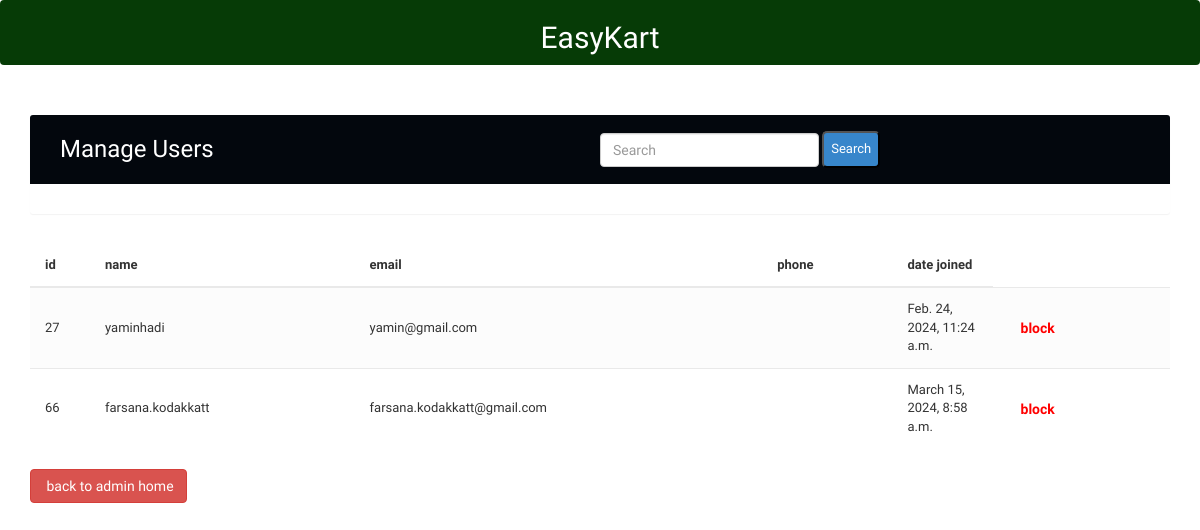
Before: /adminoperations/usermanage/ (signed in) with the older database file.
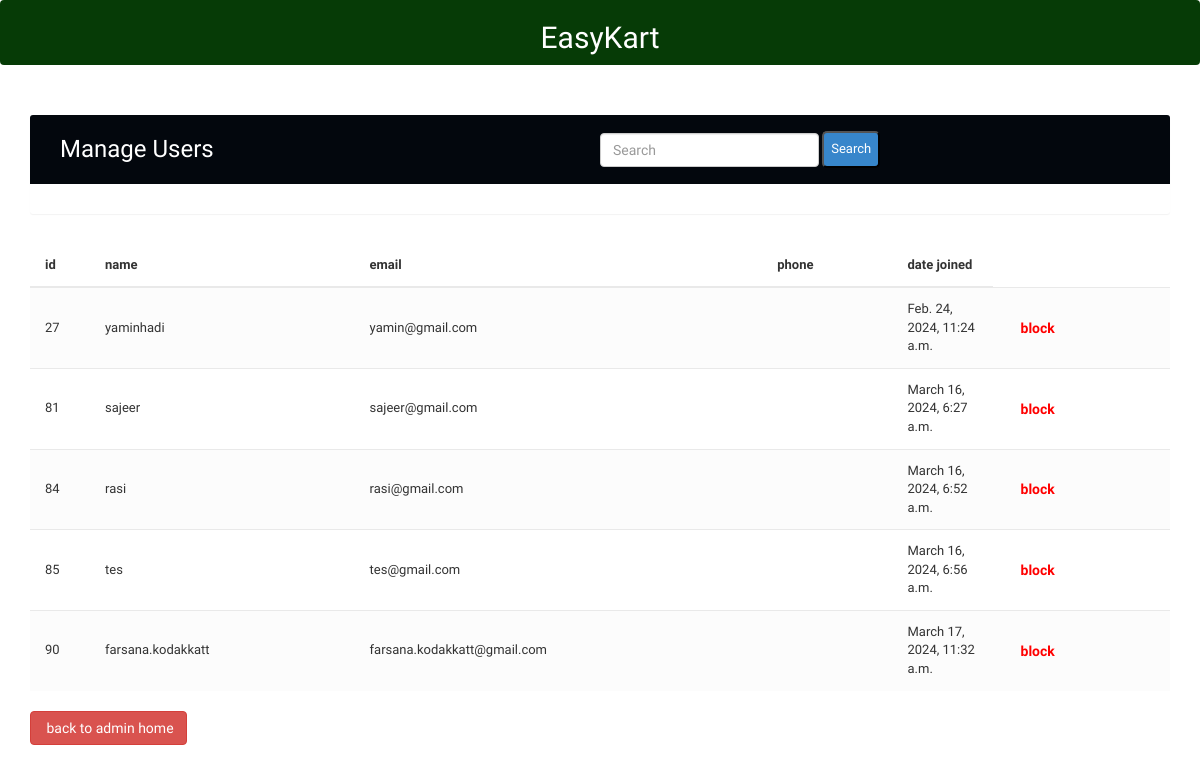
After: the same page with the newer database file.
### accounts/models.py (models this page shows, shortened)
class Account(AbstractBaseUser):
    first_name   = models.CharField(max_length=50)
    last_name    = models.CharField(max_length=50)
    username     = models.CharField(max_length=50, unique=True)
    email        = models.EmailField(max_length=100,unique=True)
    phone_number = models.CharField(max_length=50)
    otp_fld = models.CharField(max_length=10, blank=True, null=True)
    is_blocked = models.BooleanField(default=False)
    otp_secret = models.CharField(max_length=200,null=True)
    otp_created = models.DateTimeField(auto_now_add=True)
    otp_expiry_time = models.DateTimeField(blank=True, null=True)
    date_joined  = models.DateTimeField(auto_now_add=True)
    last_login   = models.DateTimeField(auto_now_add=True)
    is_admin     = models.BooleanField(default = False)
    is_staff     = models.BooleanField(default = False)
    is_active    = models.BooleanField(default = False)
    is_superadmin     = models.BooleanField(default = False)
    USERNAME_FIELD = 'email'
    REQUIRED_FIELDS = ['username','first_name','last_name']
    objects = MyAccountManager()

### adminoperations/views.py (the view)
# urls.py: path("usermanage/", views.user_manage, name="usermanage"),
def user_manage(request):
    if request.user.is_authenticated:
        user = Account.objects.filter(is_admin=False)
        context = {"user": user}
        return render(request, "admin/user_management.html", context)
    else:
        return render(request, "404.html", status=404)

### carts/context_processors.py (called while the page is built, shortened)
def counter(request):
    cart_count = 0
    if 'admin' in request.path:
        return {}
    return dict(cart_count=cart_count)

### category/context_processors.py (called while the page is built)
def menu_links(request):
    links = Category.objects.all()
    return dict(links=links)

### templates/admin/user_management.html (shortened to what this page needs)
<!DOCTYPE html>
<html lang="en">
<head>
<link rel="stylesheet" href="https://maxcdn.bootstrapcdn.com/font-awesome/4.7.0/css/font-awesome.min.css">
<link rel="stylesheet" href="https://maxcdn.bootstrapcdn.com/bootstrap/3.3.7/css/bootstrap.min.css">
  <body>
	 <nav class="custom-navbar navbar navbar navbar-expand-md navbar-dark bg-dark hai "  arial-label="Furni navigation bar">
                            <div class="container-fluid  text-center">
                                <h1 class="m-auto text1">EasyKart</h1>
							</div>
	 </nav>
    <div class="container">
        <div class="table-wrapper">
            <div class="table-title">
                <div class="row">
                    <div class="col-sm-6">
						<h2>Manage  Users</h2>
					</div>
					  <div class=" col-6">
				          <form class="form-inline col-6 my-2 my-lg-0" method='POST' action="/adminoperations/searchuser/">
							<input class="form-control mr-sm-2" type="search" placeholder="Search" name="query">
							<button class="butto1" type="submit">Search</button>
						  </form>
						</div>
					</div>
                </div>
            </div>
			<div class="table-container">
            <table class="table table-striped table-hover">
                <thead>
                    <tr><th>id</th>
                        <th>name</th>
						<th>email</th>
                        <th>phone</th>
                        <th>date joined</th>
                    </tr>
                </thead>
                <tbody>
                    {% for i in user %}
                    <tr>
                        <td>{{i.id}}</td>
                        <td>{{i.username}}</td>
						<td>{{i.email}}</td>
                        <td>{{i.phone}}</td>
						<td>{{i.date_joined}}</td>
						<td>
							{% if not i.is_blocked %}
                            <a href="/adminoperations/blockuser/{{i.id}}" class=" btn p"  data-toggle="modal">block</a>
							{% else %}
                            <a href="/adminoperations/unblockuser/{{i.id}}" class="btn o " data-toggle="modal">unblock</a>
                             {% endif %}
                        </td>
                    </tr>
					{% endfor %}
                </tbody>
            </table>
		</div>
			<a href="/adminoperations/adminhome/" class="btn btn-danger"> <span >back to admin home</span></a>
        </div>
  </body>
</html>

### templates/admin/user_management.html (style rules this page uses)
.p { color:red !important }
body { font-family: 'Varela Round', sans-serif; font-size: 13px; }
.table-wrapper { background: #fff; padding: 20px 25px; margin: 30px 0; border-radius: 3px; box-shadow: 0 1px 1px rgba(0,0,0,.05); }
.table-title { padding-bottom: 15px; background: #03070d; color: #fff; padding: 16px 30px; margin: -20px -25px 10px; border-radius: 3px 3px 0 0; }
.table-title h2 { margin: 5px 0 0; font-size: 24px; }
table.table tr th, table.table tr td { border-color: #e9e9e9; padding: 12px 15px; vertical-align: middle; }
table.table tr th:first-child { width: 60px; }
table.table tr th:last-child { width: 100px; }
table.table-striped tbody tr:nth-of-type(odd) { background-color: #fcfcfc; }
table.table td a { font-weight: bold; color: #566787; display: inline-block; text-decoration: none; outline: none !important; }
.hai { background-color: rgb(6, 59, 6)!important }
.text1 { color: white; font-size: 30px; }
.butto1 { background: rgb(55, 134, 203); border-radius: 5px; padding: 7px; }

Changed rows visible on the page:
removed Account: id "66", username "farsana.kodakkatt", email "farsana.kodakkatt@gmail.com", date_joined "March 15, 2024, 8:58 a.m."
added Account: id "81", username "sajeer", email "sajeer@gmail.com", date_joined "March 16, 2024, 6:27 a.m."
added Account: id "84", username "rasi", email "rasi@gmail.com", date_joined "March 16, 2024, 6:52 a.m."
added Account: id "85", username "tes", email "tes@gmail.com", date_joined "March 16, 2024, 6:56 a.m."
added Account: id "90", username "farsana.kodakkatt", email "farsana.kodakkatt@gmail.com", date_joined "March 17, 2024, 11:32 a.m."
